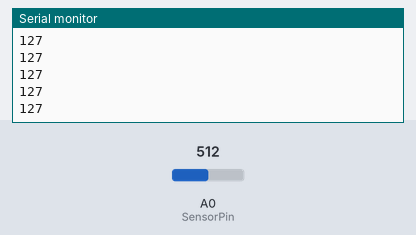
Recording of a sketch running on a simulated Arduino Uno, built with avr-gcc and run on an emulated ATmega328P. Shown: the last lines printed to the serial monitor. The inputs (shaded band) are chosen by the test bench; at power-on: A0 (SensorPin) = 512.

Above: at 1.2 s.
1.3 s: A0 (SensorPin) set to 716
At 1.31 s:
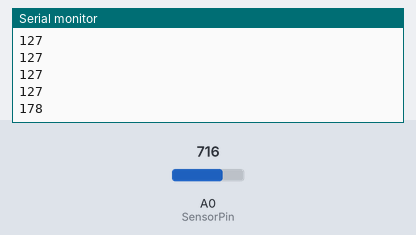
2.8 s: A0 (SensorPin) set to 900
At 2.81 s:
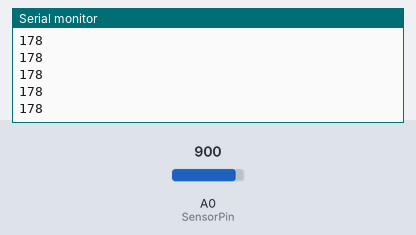
Timing chart, 0 to 5.8 s (numbered marks = the images above; inputs shaded):
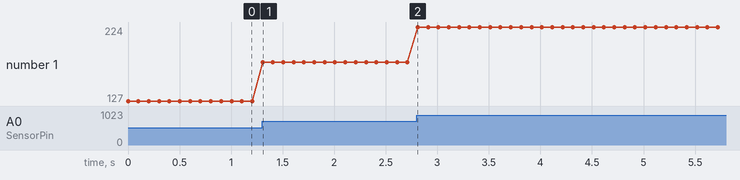

Measured:
- after the input at 1.3 s, the serial monitor: prints a new line at once (image 1)
- plotted number 1: 127 → 178 after the input at 1.3 s, 178 → 224 after the input at 2.8 s

The sketch:

FSRTest.ino
```cpp
 int SensorPin = A0; //analog pin 0

void setup(){
  Serial.begin(9600);
}

void loop(){
  int SensorReading = analogRead(SensorPin);

  int mfsr_r18 = map(SensorReading, 0, 1024, 0, 255);
  Serial.println(mfsr_r18);

  delay(100);
}
```
